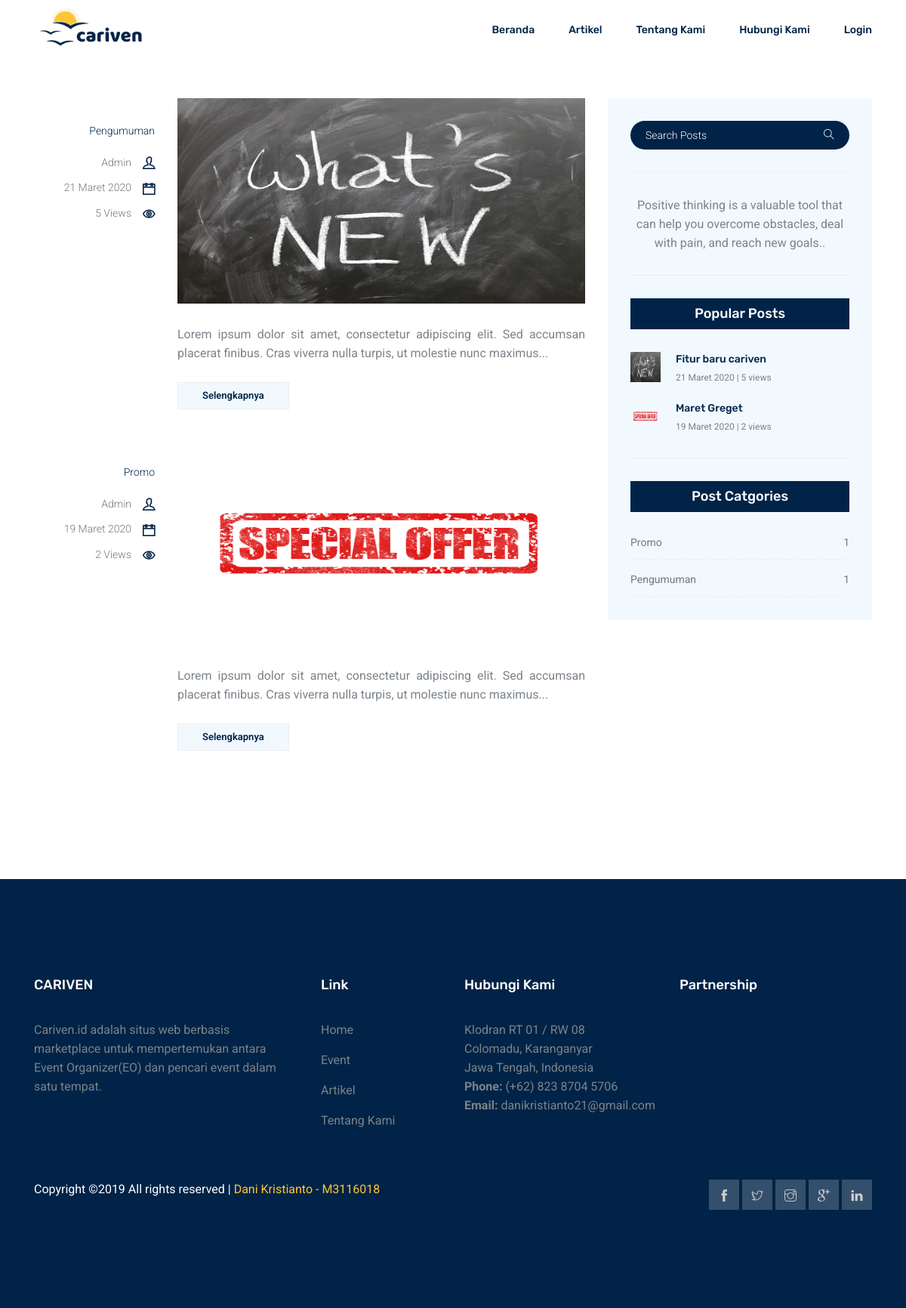
/index.php/news, run on the app's committed database.
### tables this page shows
CREATE TABLE `news` (
  `id` int(11) NOT NULL,
  `title` varchar(100) NOT NULL,
  `slug` varchar(100) NOT NULL,
  `content` text NOT NULL,
  `category` int(11) NOT NULL,
  `image` varchar(50) NOT NULL,
  `views_count` int(11) NOT NULL DEFAULT 0,
  `created_by` int(11) NOT NULL,
  `created_at` timestamp NOT NULL DEFAULT current_timestamp(),
  `updated_at` timestamp NOT NULL DEFAULT current_timestamp() ON UPDATE current_timestamp()
);

CREATE TABLE `news_category` (
  `id` int(11) NOT NULL,
  `name` varchar(50) NOT NULL
);

CREATE TABLE `users` (
  `id` int(11) NOT NULL,
  `email` varchar(50) NOT NULL,
  `password` varchar(255) NOT NULL,
  `name` varchar(50) NOT NULL,
  `phone_number` varchar(13) NOT NULL,
  `short_bio` varchar(50) DEFAULT NULL,
  `address` text DEFAULT NULL,
  `profile_picture` varchar(50) NOT NULL DEFAULT 'default.png',
  `role` varchar(3) NOT NULL DEFAULT 'usr',
  `status` tinyint(1) NOT NULL DEFAULT 0,
  `status_description` varchar(50) DEFAULT NULL,
  `created_at` timestamp NOT NULL DEFAULT current_timestamp(),
  `updated_at` timestamp NOT NULL DEFAULT current_timestamp() ON UPDATE current_timestamp()
);

### application/controllers/News.php (called while the page is built, shortened)
<?php
class News extends CI_Controller
{
    function __construct()
    {
        $this->load->model('News_model','mNews');
        $this->load->library('form_validation');
    }
    function index()
    {
        $this->load->library('pagination');
        $config['per_page']   = 3;
        $data['start'] = $this->uri->segment(3);
        $data['news_data'] = $this->mNews->get_news($config['per_page'],$data['start']);
        $data['latest']    = $this->mNews->getLatestNews();
        $data['category']  = $this->mNews->getCategory();
        $data['popular']   = $this->mNews->getPopularNews();
        $this->load->view('news/news_list', $data);
    }
}

### index.php (called while the page is built, shortened)
<?php
require_once BASEPATH.'core/CodeIgniter.php';

### application/config/config.php (called while the page is built, shortened)
<?php
$config['base_url'] = ((isset($_SERVER['HTTPS']) && $_SERVER['HTTPS'] == "on") ? "https" : "http");
$config['base_url'] .= "://".$_SERVER['HTTP_HOST'];
$config['base_url'] .= str_replace(basename($_SERVER['SCRIPT_NAME']),"",$_SERVER['SCRIPT_NAME']);
$config['index_page'] = '';
$config['uri_protocol']	= 'REQUEST_URI';
$config['url_suffix'] = '';
$config['language']	= 'english';
$config['charset'] = 'UTF-8';
$config['enable_hooks'] = FALSE;
$config['subclass_prefix'] = 'MY_';
$config['composer_autoload'] = FALSE;
$config['permitted_uri_chars'] = 'a-z 0-9~%.:_\-';
$config['enable_query_strings'] = FALSE;
$config['controller_trigger'] = 'c';
$config['function_trigger'] = 'm';
$config['directory_trigger'] = 'd';
$config['allow_get_array'] = TRUE;
$config['log_threshold'] = 0;
$config['log_path'] = '';
$config['log_file_extension'] = '';
$config['log_file_permissions'] = 0644;
$config['log_date_format'] = 'Y-m-d H:i:s';
$config['error_views_path'] = '';
$config['cache_path'] = '';
$config['cache_query_string'] = FALSE;
$config['encryption_key'] = 'randomstring';
$config['sess_driver'] = 'files';
$config['sess_cookie_name'] = 'ci_session';
$config['sess_expiration'] = 7200;
$config['sess_save_path'] = NULL;
$config['sess_match_ip'] = FALSE;
$config['sess_time_to_update'] = 300;
$config['sess_regenerate_destroy'] = FALSE;
$config['cookie_prefix']	= '';
$config['cookie_domain']	= '';
$config['cookie_path']		= '/';
$config['cookie_secure']	= FALSE;
$config['cookie_httponly'] 	= FALSE;
$config['standardize_newlines'] = FALSE;
$config['global_xss_filtering'] = FALSE;
$config['csrf_protection'] = FALSE;
$config['csrf_token_name'] = 'csrf_test_name';
$config['csrf_cookie_name'] = 'csrf_cookie_name';
$config['csrf_expire'] = 7200;
$config['csrf_regenerate'] = TRUE;
$config['csrf_exclude_uris'] = array();
$config['compress_output'] = FALSE;
$config['time_reference'] = 'local';
$config['rewrite_short_tags'] = FALSE;
$config['proxy_ips'] = '';

### application/config/recaptcha.php (called while the page is built, shortened)
<?php
$config['recaptcha_site_key'] = '6LfMkK4UAAAAABBI57zpgBiB0TPSKwibKOeG8b_U';
$config['recaptcha_secret_key'] = '6LfMkK4UAAAAADeUXvSY1AzZsmGqWQMepI-7I_of';
$config['recaptcha_lang'] = 'en';

### application/config/pagination.php (called while the page is built, shortened)
<?php  if ( ! defined('BASEPATH')) exit('No direct script access allowed');
$config['query_string_segment'] = 'start';
$config['full_tag_open'] = '<nav><ul class="pagination" style="margin-top:0px">';
$config['full_tag_close'] = '</ul></nav>';
$config['first_link'] = 'First';
$config['first_tag_open'] = '<li>';
$config['first_tag_close'] = '</li>';
$config['last_link'] = 'Last';

### application/models/News_model.php (called while the page is built, shortened)
<?php
class News_model extends CI_Model
{
    public $table = 'news';
    public $order = 'DESC';
    function getPopularNews()
    {
        $this->db->order_by('views_count',$this->order)
                 ->limit(5);
        return $this->db->get($this->table)->result();
    }
    function getLatestNews()
    {
        $this->db->select('n.*,nc.name as category_name,u.name as user_name')
                 ->from('news n')
                 ->join('news_category nc','nc.id = n.category')
                 ->join('users u','n.created_by = u.id')
                 ->order_by('n.created_at',$this->order)
                 ->limit(1);
        return $this->db->get($this->table)->row();
    }
    function getCategory()
    {
        $this->db->select('nc.id, nc.name, COUNT(n.created_by) AS jumlah_artikel')
                 ->from('news_category nc')
                 ->join('news n','nc.id = n.category','left')
                 ->group_by('nc.id')
                 ->order_by('nc.name', $this->order);
        return $this->db->get()->result();
    }
    function get_news($limit,$start)
    {
        $this->db->select('n.*,nc.name as category_name,u.name as user_name')
                 ->from('news n')
                 ->join('news_category nc','nc.id = n.category')
                 ->join('users u','n.created_by = u.id')
                 ->order_by('n.created_at', $this->order)
                 ->limit($limit,$start);
        return $this->db->get()->result();
    }
}

### application/helpers/tgl_indo_helper.php (called while the page is built, shortened)
<?php  if ( ! defined('BASEPATH')) exit('No direct script access allowed');
    if ( ! function_exists('tgl_indo'))
    {
        function date_indo($tgl)
        {
            $ubah = gmdate($tgl, time()+60*60*8);
            $pecah = explode("-",$ubah);
            $tanggal = $pecah[2];
            $bulan = bulan($pecah[1]);
            $tahun = $pecah[0];
            return $tanggal.' '.$bulan.' '.$tahun;
        }
    }
    if ( ! function_exists('bulan'))
    {
        function bulan($bln)
        {
            switch ($bln)
            {
                case 3:
                    return "Maret";
                    break;
            }
        }
    }

### application/views/news/news_list.php (the view, shortened to what this page needs)
<?php
	$this->load->view('_partials/header');
?>
<?php
	$this->load->view('_partials/navbar');
?>
<?php
    function limit_words($string, $word_limit){
        $words = explode(" ",$string);
        return implode(" ",array_splice($words,0,$word_limit));
    }
?>
<section class="blog_area section_gap">
	<div class="container">
		<div class="row">
			<div class="col-lg-8">
				<div class="blog_left_sidebar">
					<?php foreach ($news_data as $row):
                        $dateCreated = date("Y-m-d", strtotime($row->created_at));
                         ?>
					<article class="row blog_item">
						<div class="col-md-3">
							<div class="blog_info text-right">
								<div class="post_tag">
									<a href="#"><?= $row->category_name ?></a>
								</div>
								<ul class="blog_meta list">
									<li><a href="#"><?= $row->user_name ?><i class="ti-user"></i></a></li>
									<li><a href="#"><?= date_indo($dateCreated) ?><i class="ti-calendar"></i></a></li>
									<li><a href="#"><?= $row->views_count ?> Views<i class="ti-eye"></i></a></li>
								</ul>
							</div>
						</div>
						<div class="col-md-9">
							<div class="blog_post">
								<img src="<?= base_url('assets/images/images-berita/'.$row->image) ?>" class="img-fluid"
									style="width: 542px; height: 272px">
								<div class="blog_details">
									<p style="text-align: justify">
										<?= limit_words(strip_tags($row->content),20).'...' ?></p>
									<a href="<?= site_url('artikel/'.$row->slug) ?>" class="blog_btn">Selengkapnya</a>
								</div>
							</div>
						</div>
					</article>
					<?php endforeach; ?>
				</div>
			</div>
			<div class="col-lg-4">
				<?php $this->load->view('_partials/section-right-artikel'); ?>
			</div>
		</div>
	</div>
</section>

### application/views/_partials/section-right-artikel.php
<div class="blog_right_sidebar">
	<aside class="single_sidebar_widget search_widget">
		<form action="<?= site_url('artikel/cari') ?>" method="get">
			<div class="input-group">
				<input type="text" class="form-control" name="v" placeholder="Search Posts">
				<span class="input-group-btn">
					<button class="btn btn-default" type="submit"><i class="ti-search"></i></button>
				</span>
			</div>
		</form>
		<div class="br"></div>
	</aside>
	<aside class="single_sidebar_widget author_widget">
		<p>Positive thinking is a valuable tool that can help you overcome obstacles, deal with pain,
			and reach new goals..</p>
		<div class="br"></div>
	</aside>
	<aside class="single_sidebar_widget popular_post_widget">
		<h3 class="widget_title">Popular Posts</h3>
		<?php foreach ($popular as $row): $dateCreated = date("Y-m-d", strtotime($row->created_at)); ?>
		<div class="media post_item">
			<img src="<?= base_url('assets/images/images-berita/'.$row->image) ?>" alt="post"
				style="width:40px; height: 40px;">
			<div class="media-body">
				<a href="<?= site_url('artikel/'.$row->slug) ?>">
					<h3><?= $row->title ?></h3>
				</a>
				<p><?= date_indo($dateCreated) . ' | ' . $row->views_count . ' views' ?></p>
			</div>
		</div>
		<?php endforeach ?>
		<div class="br"></div>
	</aside>
	<aside class="single_sidebar_widget post_category_widget">
		<h4 class="widget_title">Post Catgories</h4>
		<ul class="list cat-list">
			<?php foreach ($category as $row): ?>
			<li>
				<a href="<?= site_url('artikel/kategori/'.strtolower($row->name)) ?>"
					class="d-flex justify-content-between">
					<p><?= $row->name ?></p>
					<p><?= $row->jumlah_artikel ?></p>
				</a>
			</li>
			<?php endforeach ?>
		</ul>
	</aside>
</div>

### data on the page
news: news_category.name "Pengumuman", users.name "Admin", created_at "21 Maret 2020", views_count "5", image (picture), content "Lorem ipsum dolor sit amet, consectetur adipiscing elit. Sed accumsan placerat finibus. Cras viverra nulla turpis, ut molestie nunc maximus", title "Fitur baru cariven"
news: news_category.name "Promo", users.name "Admin", created_at "19 Maret 2020", views_count "2", image (picture), content "Lorem ipsum dolor sit amet, consectetur adipiscing elit. Sed accumsan placerat finibus. Cras viverra nulla turpis, ut molestie nunc maximus", title "Maret Greget"
news_category: name "Promo", jumlah_artikel "1"
news_category: name "Pengumuman", jumlah_artikel "1"
